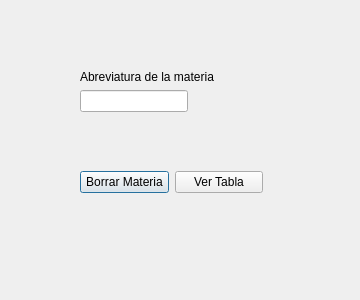
<?xml version="1.0" encoding="UTF-8"?>
<ui version="4.0">
 <class>Dialog</class>
 <widget class="QDialog" name="Dialog">
  <property name="geometry">
   <rect>
    <x>0</x>
    <y>0</y>
    <width>360</width>
    <height>300</height>
   </rect>
  </property>
  <property name="maximumSize">
   <size>
    <width>360</width>
    <height>300</height>
   </size>
  </property>
  <property name="windowTitle">
   <string>Borrar Materias</string>
  </property>
  <widget class="QWidget" name="layoutWidget">
   <property name="geometry">
    <rect>
     <x>80</x>
     <y>70</y>
     <width>163</width>
     <height>46</height>
    </rect>
   </property>
   <layout class="QFormLayout" name="formLayout">
    <item row="0" column="0">
     <widget class="QLabel" name="label">
      <property name="text">
       <string>Abreviatura de la materia</string>
      </property>
     </widget>
    </item>
    <item row="1" column="0">
     <widget class="QLineEdit" name="Clave"/>
    </item>
   </layout>
  </widget>
  <widget class="QWidget" name="layoutWidget">
   <property name="geometry">
    <rect>
     <x>80</x>
     <y>170</y>
     <width>183</width>
     <height>25</height>
    </rect>
   </property>
   <layout class="QHBoxLayout" name="horizontalLayout">
    <item>
     <widget class="QPushButton" name="Borrar">
      <property name="text">
       <string>Borrar Materia</string>
      </property>
     </widget>
    </item>
    <item>
     <widget class="QPushButton" name="Ver">
      <property name="text">
       <string>Ver Tabla</string>
      </property>
     </widget>
    </item>
   </layout>
  </widget>
 </widget>
 <resources/>
 <connections/>
</ui>
